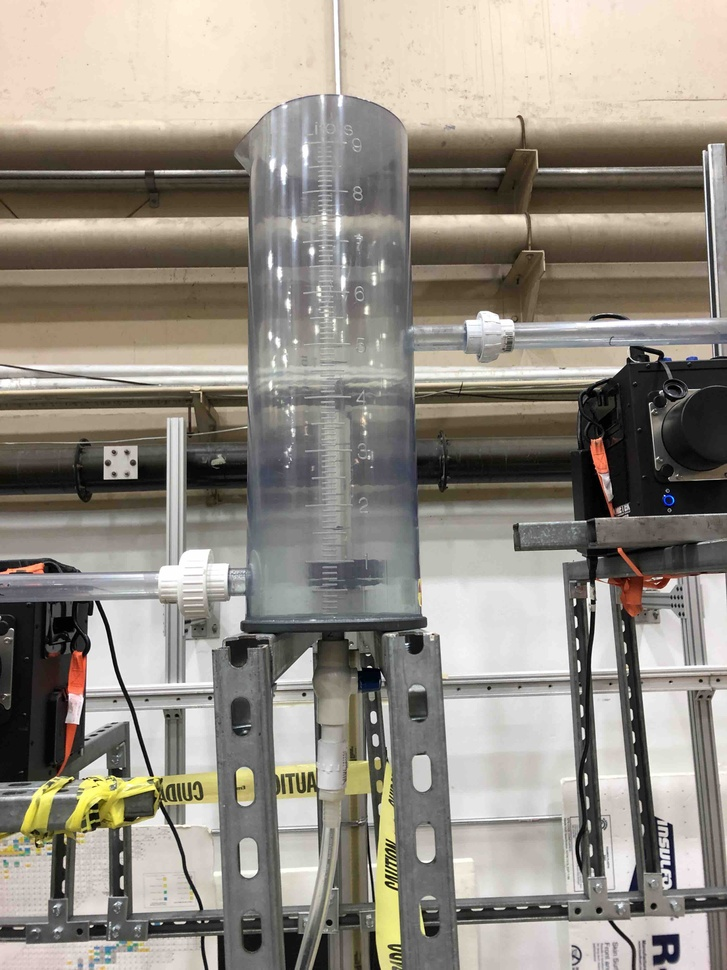
%> input picture tank1_shrunk_shrunk.jpg, 727 x 970 px, shrunk from 3024 x 4032 before the run
$ octave get_height_test_bound_imdisp.m   (GNU Octave 9; MATLAB toolbox functions it lacks are replaced by stand-ins)
%> lines starting %> are read from the running program, lines starting %| are printed output that depends on the picture; in (x1, y1, x2, y2) boxes, pixels count from 0 and x2, y2 are one past the last pixel; in counts of white or black regions, pixels touching at a corner belong together; the program's own positions count from 1
### get_height.m
function abs_height = get_height(filename, reference_height, initial_guess)
% Returns the fluid level in a clear container

% filename is the location of the image
% reference_height is the actual height of the container (in real life)
% Initial guess is the number of pixels associated with each important
% feature of the image. Suggested initial guesses are below.


% Currently only tested with single container need to make changes for
% multiple containers

% Suggested Changes:
% Write function that finds initial guesses for each height level of
% cylinder, right now, you would have to use regionprops() to figure out a
% reasonable inital guess
% OR
% Since camera location doesn't change, we can hard code in initial guesses

% Suggested Initial Guess:
% Smallest value of initial_guess array should correspond with the pixel
% area associated with the smallest expected amount of holdup. Largest
% value should correspond with the area of empty cylinder. To get these
% features use regionprops(), sort by area, and start excluding features
% with bwareaopen() until only regions of interest remain then pass these
% values to this function.


% reading the image
init_image = imread(filename);

% making the image gray scale
image_gray = rgb2gray(init_image);

% finding all edges in image
all_edges = edge(image_gray);

% finding smallest area in initial guess array
min_area = min(initial_guess);

% finding largest area in initial guess array
max_area = max(initial_guess);

% extracting all features of image that are within the range of the inital
% guess
clean_image = bwareafilt(all_edges, [min_area, max_area]);

% getting the region properties of the cleaned up image
image_props = regionprops(clean_image);

% image_props is a struct that contains centroid, area, and Bounding Box
% information. We just want the Bounding Box

% getting Bounding Box by coverting struct to cells
image_cells = struct2cell(image_props);
box = image_cells(3,:);

% Pulling height data and putting it into an array
s = size(box);
height = zeros(s(2),1);
for i = 1:s(2)
    height(i) = box{i}(4);
end

% The maximum height in the array corresponds to an empty tank
empty_tank = max(height);

% Converting pixel height to relative height
rel_height = height./empty_tank;

% Using given reference heights to convert relative heights to absolute
% heights
abs_height = rel_height.*reference_height;

### get_height_test_bound_imdisp.m
% initializing filename and reference height
% would need to do some preprocessing to get all of the images to be the
% same size

filename = 'tank1_shrunk_shrunk.jpg';

% reference height = tank height
reference_height = 6;

% demonstration of regionprops() and edges()
image = imread(filename);
%> image is the input picture: size 970x727x3 uint8; mean R, G, B 147.1, 140.8, 131

figure('Name','Tanks Juxtaposed');

subplot(1,2,1), imshow(image,'InitialMagnification',17);
% dims = size(image);
hold on

bw_cup = rgb2gray(image);
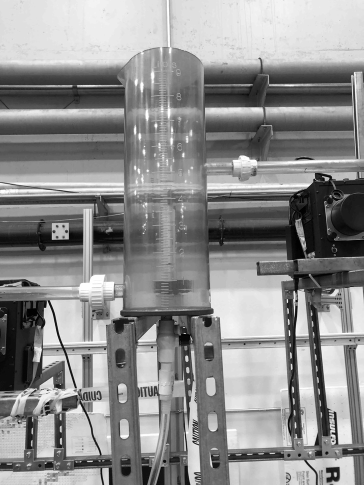
%> bw_cup: size 970x727 uint8 (shown at 1/2 size); min 0, max 255, mean 141.5
subplot(1,2,2), imshow(bw_cup,'InitialMagnification',17);

% [5 lines of commented-out code are left out]
hold off


cup_edges = edge(bw_cup);
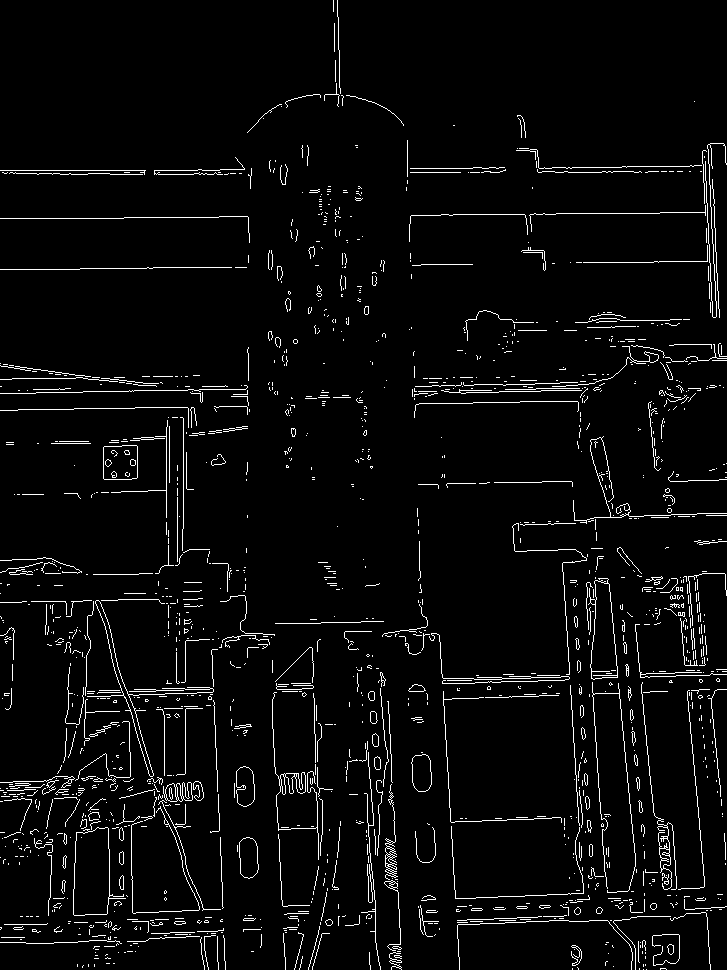
%> cup_edges: size 970x727 logical; 3.9% white in thin lines or dots
cup_stats = regionprops(cup_edges);
%> cup_stats = 1495 regions; largest, box (x1, y1, x2, y2), Area and Centroid: (87, 600, 214, 777) 570 [140.2 690.9], (272, 692, 319, 860) 476 [294.3 786.5], (592, 682, 636, 893) 470 [613.7 787.5], (641, 682, 677, 890) 453 [661.5 821.4], (573, 436, 727, 524) 398 [622.4 497.2]
figure('Name', 'Edges_original'); imshow(cup_edges,'InitialMagnification',17);

% cup_edges_imadj = edge(bw_cup_imadj);
% figure('Name', 'Edges_imadjust'); imshow(cup_edges_imadj,'InitialMagnification',17);
%
% cup_edges_hist = edge(bw_cup_hist);
% figure('Name', 'Edges_hist'); imshow(cup_edges_hist,'InitialMagnification',17);

% think about ways to make this guess easier to determine
% guess is used to extract images of this area range only
initial_guess = [100,500];
% potential problem: these values can change depending on image size
hold off


%dont worry about a clean cup rn
clean_cup = bwareafilt(cup_edges, initial_guess);
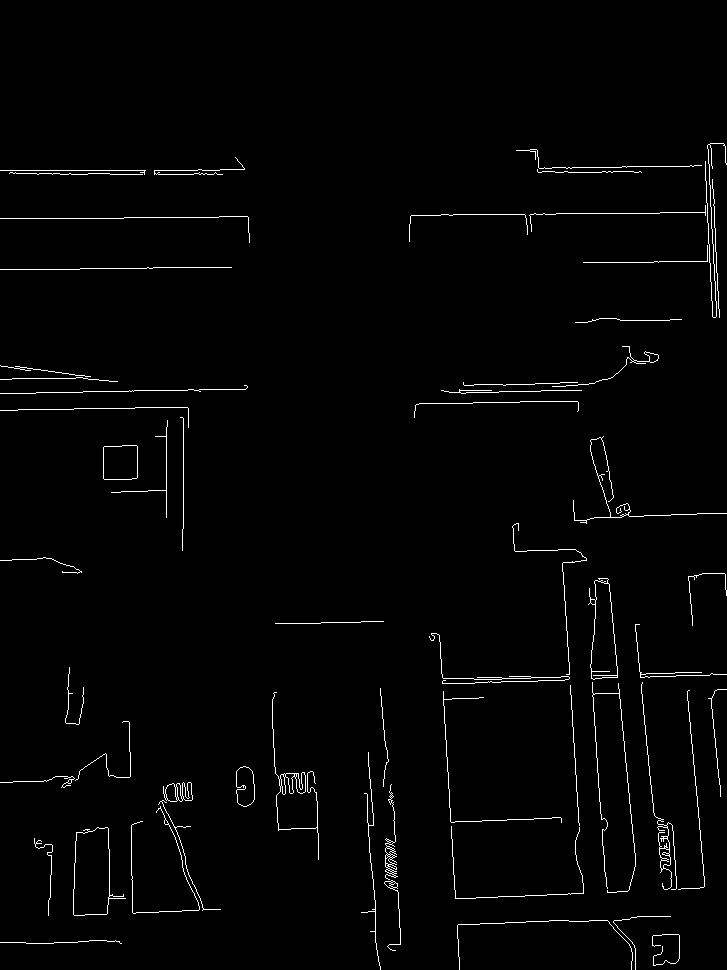
%> clean_cup: size 970x727 logical; 1.6% white in thin lines or dots, all inside (x1, y1, x2, y2) = (0, 143, 727, 970)
figure('Name', 'Cleaned Image'); imshow(clean_cup, 'InitialMagnification',17);

%juxtapose bounding boxes onto the cleaned image
%may be wise in the future to create bounding boxes then remove bounding
%boxes based on ASPECT RATIOS instead of bwareafilt func

hold on
figure('Name', 'Cleaned Image Juxaposed'); imshow(clean_cup,'InitialMagnification',17);
prop_stats = regionprops(clean_cup);
%> prop_stats = 57 regions; largest, box (x1, y1, x2, y2), Area and Centroid: (272, 692, 319, 860) 476 [294.3 786.5], (592, 682, 636, 893) 470 [613.7 787.5], (641, 682, 677, 890) 453 [661.5 821.4], (573, 436, 727, 524) 398 [622.4 497.2], (705, 143, 727, 318) 393 [712.3 223]
BB = struct2cell(prop_stats);
%> BB = 171 items
%where prop_stats fields = area, centroid, boundingBox
bounding_box = BB(3,:);
%> bounding_box = 57 items


abs_heights = get_height(filename, reference_height,initial_guess);
%> in get_height, `image_props = regionprops(clean_image);`: image_props has the same summary as prop_stats outside get_height
%> in get_height, `image_cells = struct2cell(image_props);`: image_cells = 171 items
%> in get_height, `box = image_cells(3,:);`: box = 57 items
%> in get_height, `s = size(box);`: s = [1 57]
%> the loop in get_height, `for i = 1:s(2)` made 57 passes
%> after the loop in get_height, `for i = 1:s(2)`: height = 57 values, max 218 at index 26, min 3 at index 3, mean 66.93
%> in get_height, `empty_tank = max(height);`: empty_tank = 218
%> in get_height, `rel_height = height./empty_tank;`: rel_height = 57 values, max 1 at index 26, min 0.0138 at index 3, mean 0.307
%> in get_height, `abs_height = rel_height.*reference_height;`: abs_height = 57 values, max 6 at index 26, min 0.0826 at index 3, mean 1.84
%> abs_heights has the same summary as abs_height in get_height
%create loop to fill in all the bounding boxes it detects
for i = 1:length(abs_heights)
water_info = bounding_box{i};

% Showing how to use region props to find appropriate area
rectangle('Position', water_info, 'FaceColor', 'r')

% Might also want to put Tank 1, Tank 2, Tank 3, Tank 4 into different
% arrays dynamically then write to csv

% Also need to exclude heights that dont make sense , can use aspect ratios
% for this as well
end
%> this loop made 57 passes
%> water_info on passes 1 to 8: [0.5 170.5 146 5], [0.5 216.5 250 27], [0.5 267.5 232 3], [0.5 365.5 91 12], [0.5 377.5 118 5], [0.5 385.5 248 9], [0.5 407.5 189 21], [0.5 557.5 82 17]
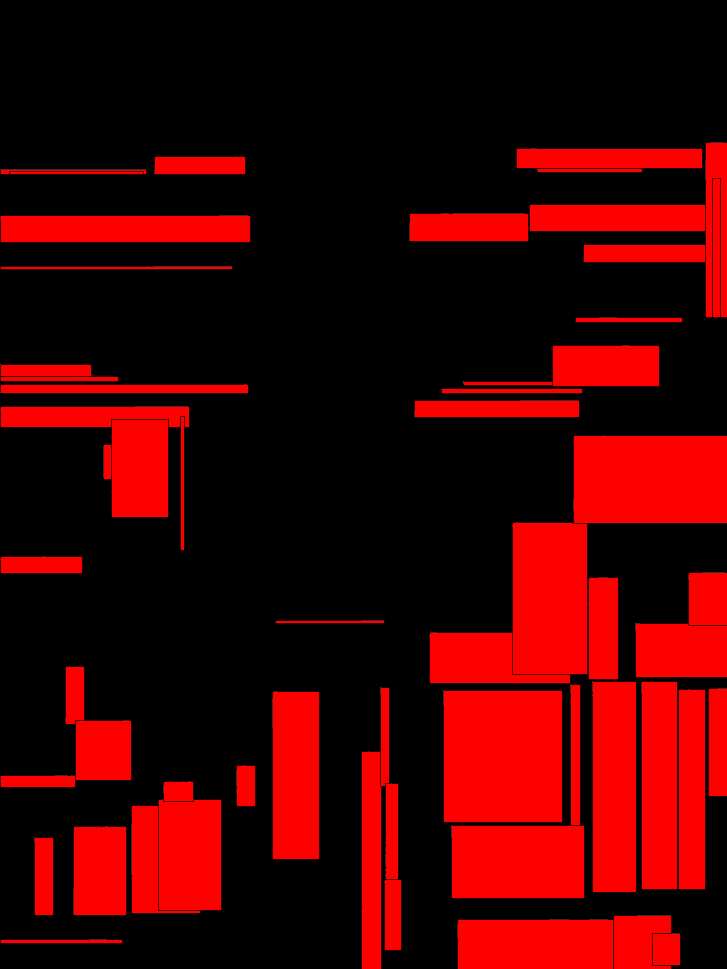
%> figure redrawn from the program's plot data

%display juxtaposed boxes
hold off

$ run again, with WIN_20190613_13_43_38_Pro.jpg copied over tank1_shrunk_shrunk.jpg
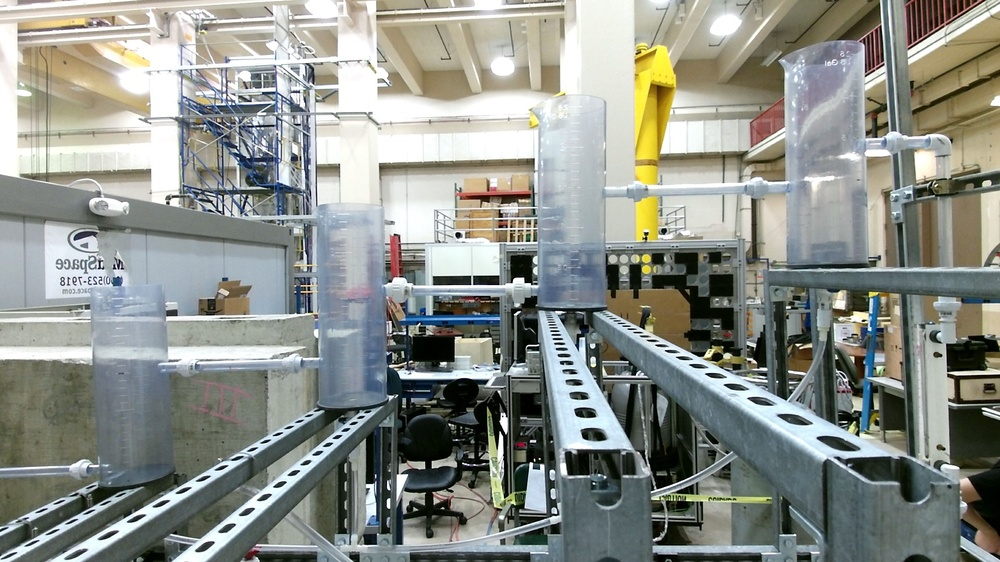
%> input picture WIN_20190613_13_43_38_Pro.jpg, 1000 x 562 px, shrunk from 1920 x 1080 before the run
%> image is the input picture: size 562x1000x3 uint8; mean R, G, B 141.3, 145.1, 138.4
%> `cup_edges = edge(bw_cup);`:
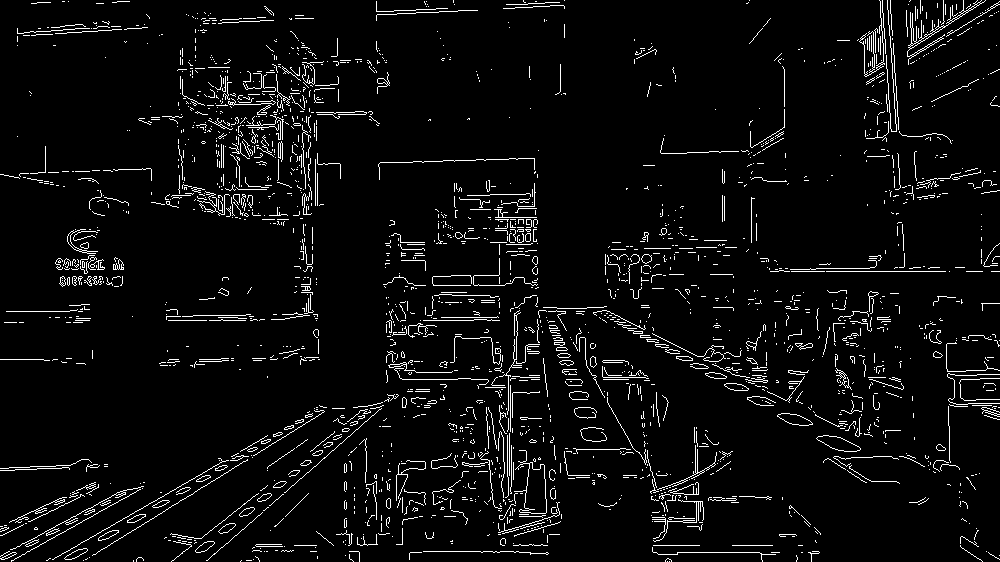
%> cup_edges: size 562x1000 logical; 4.8% white in thin lines or dots
%> cup_stats = 2193 regions; largest, box (x1, y1, x2, y2), Area and Centroid: (907, 0, 986, 65) 410 [933.8 30.6], (859, 0, 885, 77) 229 [874.6 49.1], (514, 450, 547, 514) 217 [532.2 485.8], (886, 0, 897, 132) 213 [891.4 77.7], (499, 310, 522, 415) 186 [513.8 356.8]
%> clean_cup: size 562x1000 logical; 0.69% white in thin lines or dots
%> prop_stats = 24 regions; largest, box (x1, y1, x2, y2), Area and Centroid: (907, 0, 986, 65) 410 [933.8 30.6], (859, 0, 885, 77) 229 [874.6 49.1], (514, 450, 547, 514) 217 [532.2 485.8], (886, 0, 897, 132) 213 [891.4 77.7], (499, 310, 522, 415) 186 [513.8 356.8]
%> BB = 72 items
%> bounding_box = 24 items
%> image_props has the same summary as prop_stats outside get_height
%> image_cells = 72 items
%> box = 24 items
%> s = [1 24]
%> the loop in get_height, `for i = 1:s(2)` made 24 passes
%> after the loop in get_height, `for i = 1:s(2)`: height = 24 values, max 132 at index 22, min 1 at index 20, mean 47.79
%> empty_tank = 132
%> rel_height = 24 values, max 1 at index 22, min 0.00758 at index 20, mean 0.362
%> abs_height = 24 values, max 6 at index 22, min 0.0455 at index 20, mean 2.17
%> abs_heights has the same summary as abs_height in get_height
%> the loop `for i = 1:length(abs_heights)` made 24 passes
%> water_info on passes 1 to 8: [9.5 497.5 58 26], [10.5 486.5 134 64], [11.5 489.5 130 73], [52.5 458.5 177 102], [92.5 459.5 156 97], [197.5 191.5 33 25], [376.5 10.5 102 11], [378.5 158.5 157 22]
%> after the loop `for i = 1:length(abs_heights)`:
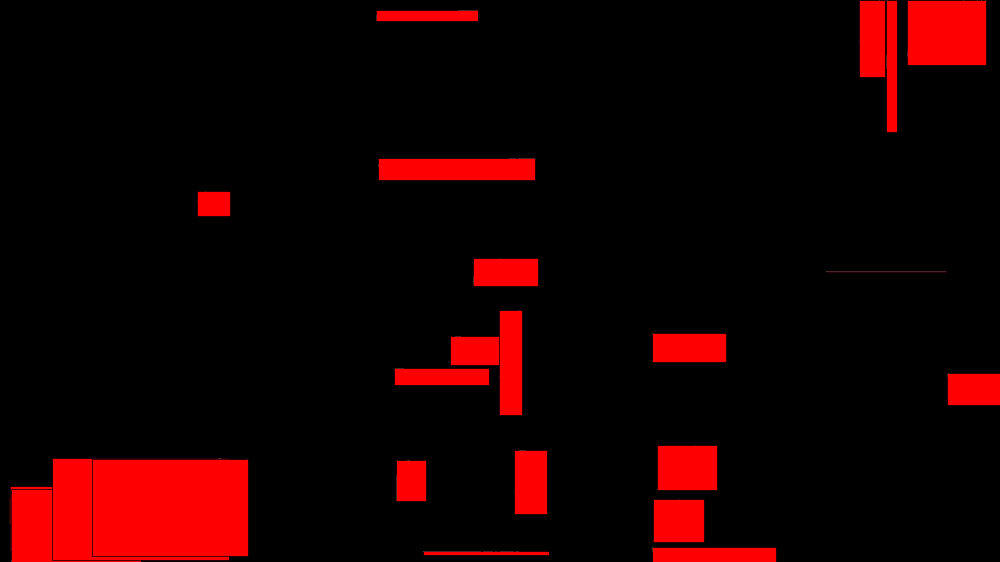
%> figure redrawn from the program's plot data

$ run again, with WIN_20190628_17_23_24_Pro.jpg copied over tank1_shrunk_shrunk.jpg
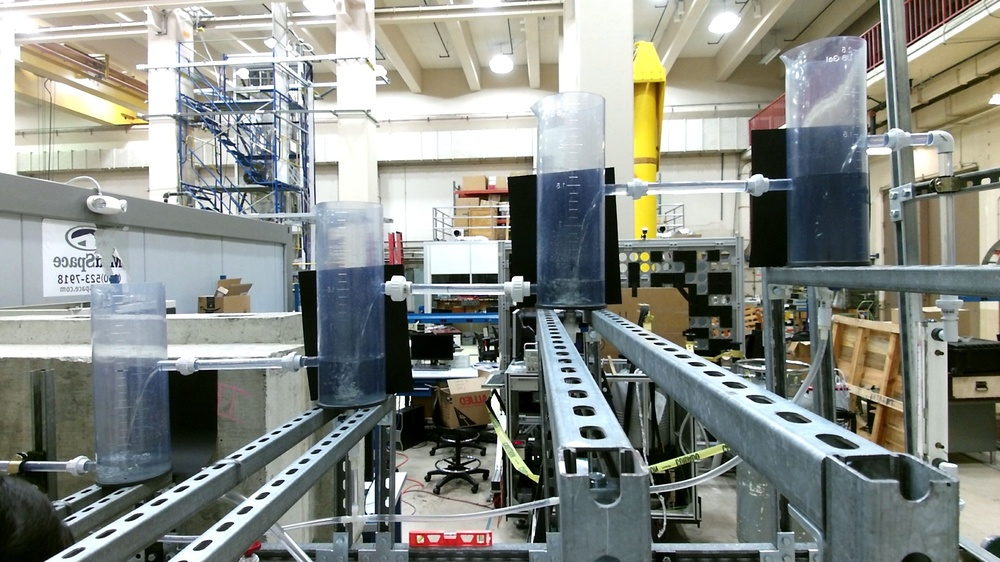
%> input picture WIN_20190628_17_23_24_Pro.jpg, 1000 x 562 px, shrunk from 1920 x 1080 before the run
%> image is the input picture: size 562x1000x3 uint8; mean R, G, B 136, 140, 133.9
%> `cup_edges = edge(bw_cup);`:
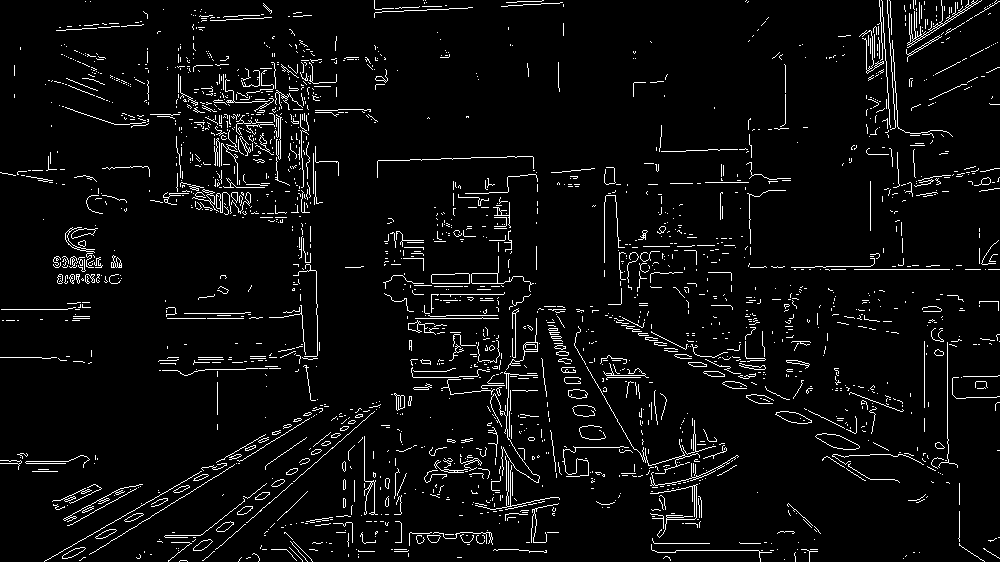
%> cup_edges: size 562x1000 logical; 4.7% white in thin lines or dots
%> cup_stats = 2080 regions; largest, box (x1, y1, x2, y2), Area and Centroid: (907, 0, 982, 48) 334 [935.3 23.3], (490, 371, 540, 483) 314 [510.9 425.7], (586, 366, 700, 474) 249 [647.6 442.3], (650, 484, 698, 538) 229 [681.8 507.9], (377, 156, 534, 178) 184 [453.9 160.4]
%> clean_cup: size 562x1000 logical; 0.81% white in thin lines or dots
%> prop_stats = 29 regions; largest, box (x1, y1, x2, y2), Area and Centroid: (907, 0, 982, 48) 334 [935.3 23.3], (490, 371, 540, 483) 314 [510.9 425.7], (586, 366, 700, 474) 249 [647.6 442.3], (650, 484, 698, 538) 229 [681.8 507.9], (377, 156, 534, 178) 184 [453.9 160.4]
%> BB = 87 items
%> bounding_box = 29 items
%> image_props has the same summary as prop_stats outside get_height
%> image_cells = 87 items
%> box = 29 items
%> s = [1 29]
%> the loop in get_height, `for i = 1:s(2)` made 29 passes
%> after the loop in get_height, `for i = 1:s(2)`: height = 29 values, max 130 at index 26, min 8 at index 5, mean 59.45
%> empty_tank = 130
%> rel_height = 29 values, max 1 at index 26, min 0.0615 at index 5, mean 0.457
%> abs_height = 29 values, max 6 at index 26, min 0.369 at index 5, mean 2.74
%> abs_heights has the same summary as abs_height in get_height
%> the loop `for i = 1:length(abs_heights)` made 29 passes
%> water_info on passes 1 to 8: [25.5 455.5 65 13], [44.5 471.5 158 91], [63.5 484.5 80 38], [89.5 464.5 146 91], [162.5 368.5 106 8], [164.5 498.5 81 40], [221.5 130.5 17 55], [293.5 264.5 25 93]
%> after the loop `for i = 1:length(abs_heights)`:
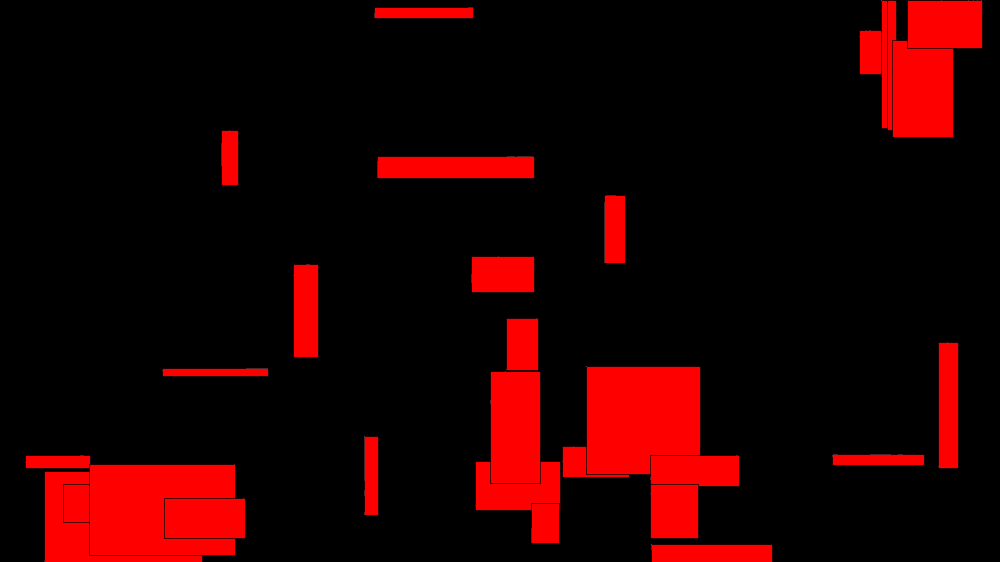
%> figure redrawn from the program's plot data
